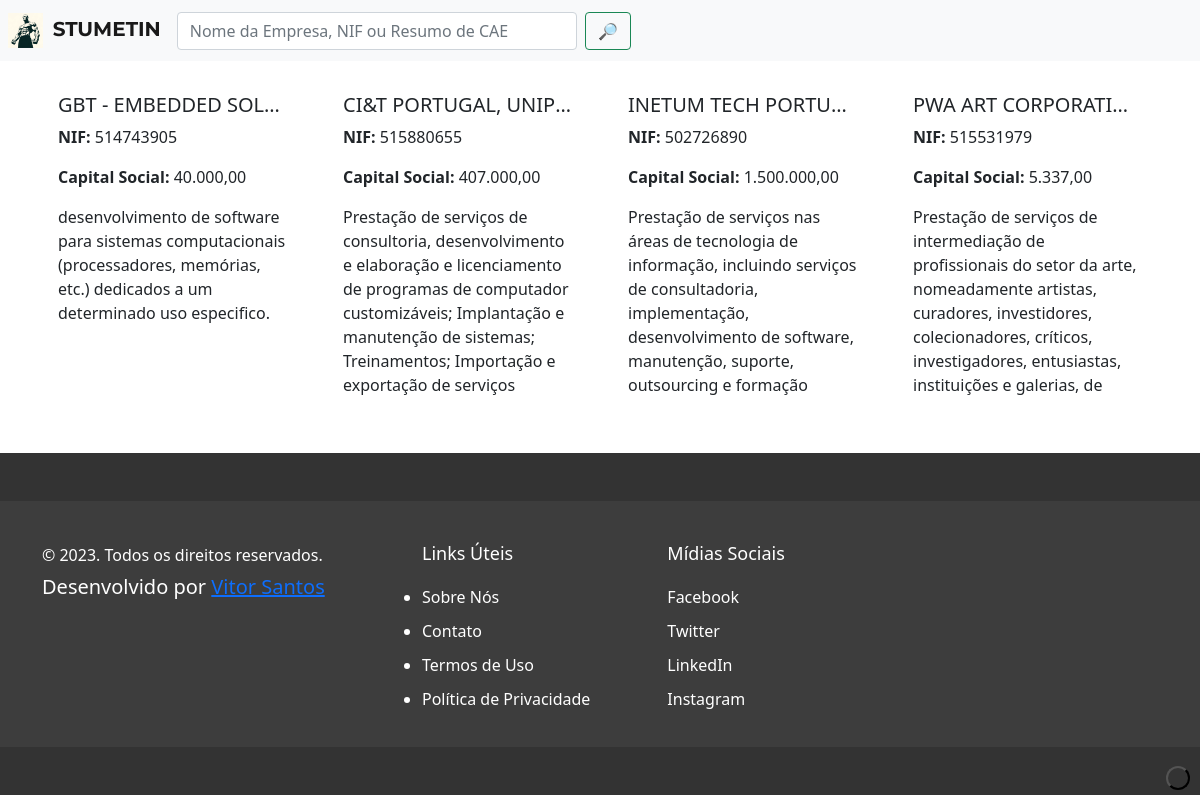
The page / on the database its author committed.
### tables this page shows
CREATE TABLE "DadosEmpresa" (
	"NIF"	NUMERIC,
	"Designacao"	TEXT,
	"Morada"	TEXT,
	"FormaJuridica"	TEXT,
	"CapitalSocial"	NUMERIC,
	"Atividade"	TEXT,
	"AcercaDaEmpresa"	TEXT,
	"CAE"	TEXT,
	"Site"	TEXT,
	"DataInicial"	TEXT,
	"DataFinal"	TEXT
);

### app/routes.py (the view)
@bp.route('/', methods=['GET', 'POST'])
def index():
    nome_empresa = request.args.get('nome_empresa', '')
    nif = request.args.get('nif', '')
    conn = sqlite3.connect('database.db')
    cur = conn.cursor()
    base_query = """
        SELECT * FROM DadosEmpresa
        WHERE (AcercaDaEmpresa != 'Informação não encontrada' AND CAE != 'Informação não encontrada')
        AND CAST(REPLACE(REPLACE(CapitalSocial, '.', ''), ',', '.') AS REAL) >= 1000
    """
    params = []
    if nome_empresa:
        base_query += " AND Designacao LIKE ? "
        params.append(f"%{nome_empresa}%")
    if nif:
        base_query += " AND NIF = ? "
        params.append(nif)
    cur.execute(base_query, params)
    empresas = cur.fetchall()
    empresas_random = random.sample(empresas, min(len(empresas), 4))
    conn.close()
    return render_template('index.html', empresas=empresas_random)

### app/templates/index.html (shortened to what this page needs)
<!doctype html>
<html lang="pt">
<head>
    <link href="https://cdn.jsdelivr.net/npm/bootstrap@5.1.3/dist/css/bootstrap.min.css" rel="stylesheet">
    <link rel="stylesheet" href="{{ url_for('static', filename='css/index.css') }}">
    <link rel="stylesheet" href="{{ url_for('static', filename='css/navbar.css') }}">
    <link rel="stylesheet" href="{{ url_for('static', filename='css/footer.css') }}">
</head>
<body>
    {% include 'navbar.html' %}
    <div class="container">
        <div class="row">
            {% for empresa in empresas[:4] %}
            <div class="col-lg-3 col-md-6 col-sm-12">
                <a href="{{ url_for('routes.empresa', nif=empresa[0]) }}" class="text-decoration-none text-dark">
                    <div class="card h-100">
                        <div class="card-body">
                            <h5 class="card-title text-truncate" title="{{ empresa[1] }}">{{ empresa[1] }}</h5>
                            <p class="card-text"><strong>NIF:</strong> {{ empresa[0] }}</p>
                            <p class="card-text"><strong>Capital Social:</strong> {{ empresa[4] }}</p>
                            <p class="card-text card-description">{{ empresa[5] }}</p>
                        </div>
                    </div>
                </a>
            </div>
            {% endfor %}
        </div>
    </div>
    {% include 'footer.html' %}
</body>
</html>

### app/templates/navbar.html (shortened to what this page needs)
<nav class="navbar navbar-expand-lg navbar-light bg-light">
    <a class="navbar-brand ml-3" href="{{ url_for('routes.index') }}">
      <img src="/static/assets/logo.png" alt="Seu logo" title="" style="height:35px;padding-right: 4px;">
        STUMETIN</a>
    <div class="collapse navbar-collapse" id="navbarNav">
      <div class="search-container">
        <form class="form-inline ml-auto" method="get" action="{{ url_for('routes.search') }}">
          <input type="text" id="search-input" name="query" placeholder="Nome da Empresa, NIF ou Resumo de CAE" class="form-control mr-2" value="{{ request.args.get('query', '') }}" autocomplete="off">
          <button type="submit" class="btn btn-outline-success">🔎</button>
        </form>
      </div>
</nav>

### app/templates/footer.html (shortened to what this page needs)
<section class="app-footer">
    <footer class="footer-28 py-5">
        <div class="footer-bg-layer">
            <div class="container py-lg-3">
                <div class="row footer-top-28">
                    <div class="col-lg-4 footer-list-28 copy-right mb-lg-0 mb-sm-5 mt-sm-0 mt-4">
                        <p class="copy-footer-28">© 2023. Todos os direitos reservados.</p>
                        <h5 class="mt-2">Desenvolvido por <a href="#" target="_blank">Vitor Santos</a></h5>
                    </div>
                    <div class="col-lg-8 row">
                        <div class="col-sm-4 col-6 footer-list-28">
                            <h6 class="footer-title-28">Links Úteis</h6>
                            <ul>
                                <li><a href="#">Sobre Nós</a></li>
                                <li><a href="#">Contato</a></li>
                                <li><a href="#">Termos de Uso</a></li>
                                <li><a href="#">Política de Privacidade</a></li>
                            </ul>
                        </div>
                        <div class="col-sm-4 col-6 footer-list-28 mt-sm-0 mt-4">
                            <h6 class="footer-title-28">Mídias Sociais</h6>
                            <ul class="social-icons">
                                <li class="facebook"><a href="#"> Facebook</a></li>
                                <li class="twitter"><a href="#"> Twitter</a></li>
                                <li class="linkedin"><a href="#"> LinkedIn</a></li>
                                <li class="instagram"><a href="#"> Instagram</a></li>
                            </ul>
                        </div>
                    </div>
                </div>
            </div>
        </div>
    </footer>
    <button onclick="topFunction()" id="movetop" title="Ir para o topo" style="display: block;">
    </button>
</section>

### app/static/css/index.css (style rules this page uses)
.container { margin-top: 1rem; }
.card-body { height: 360px; overflow: hidden; }
.card-description { max-height: 12em; overflow: auto; }

### app/static/css/navbar.css (style rules this page uses)
.navbar-brand { font-family: 'Montserrat-Bold', sans-serif; margin-left: 0.5rem; }
.navbar-collapse { justify-content: center; }
.search-container { position: relative; width: 100%; }
#search-input { width: 400px; margin-right: 0.5rem; }
.navbar .form-inline { display: inline-flex; align-items: center; }

### app/static/css/footer.css (style rules this page uses)
.row div { border: 0; }
.app-footer { background-color: #333; color: #fff; }
.footer-28 { margin-top: 1rem; padding: 40px 0; }
.footer-bg-layer { background: rgba(255, 255, 255, 0.05); padding: 10px 0; }
.footer-title-28 { font-size: 18px; margin-bottom: 20px; }
.footer-list-28 ul { display: flex; flex-direction: column; padding: 0; margin: 0; }
.footer-list-28 ul li { margin-bottom: 10px; }
.footer-list-28 ul li a { color: #fff; text-decoration: none; }
.copy-footer-28 { margin: 0; }
.social-icons li { display: inline; margin-right: 10px; }
.social-icons li a { text-decoration: none; color: #fff; }
#movetop { position: fixed; bottom: 10px; right: 10px; background: #333; color: #fff; padding: 10px; border-radius: 50%; cursor: pointer; display: none; }

### rows shown on the page
DadosEmpresa: Designacao "GBT - EMBEDDED SOL…", NIF "514743905", CapitalSocial "40.000,00", Atividade "desenvolvimento de software para sistemas computacionais (processadores, memórias, etc.) dedicados a um determinado uso especifico."
DadosEmpresa: Designacao "CI&T PORTUGAL, UNIP…", NIF "515880655", CapitalSocial "407.000,00", Atividade "Prestação de serviços de consultoria, desenvolvimento e elaboração e licenciamento de programas de computador customizáveis; Implantação e manutenção de sistemas; Treinamentos; Importação e exportação de serviços…"
DadosEmpresa: Designacao "INETUM TECH PORTU…", NIF "502726890", CapitalSocial "1.500.000,00", Atividade "Prestação de serviços nas áreas de tecnologia de informação, incluindo serviços de consultadoria, implementação, desenvolvimento de software, manutenção, suporte, outsourcing e formação…"
DadosEmpresa: Designacao "PWA ART CORPORATI…", NIF "515531979", CapitalSocial "5.337,00", Atividade "Prestação de serviços de intermediação de profissionais do setor da arte, nomeadamente artistas, curadores, investidores, colecionadores, críticos, investigadores, entusiastas, instituições e galerias, de…"
